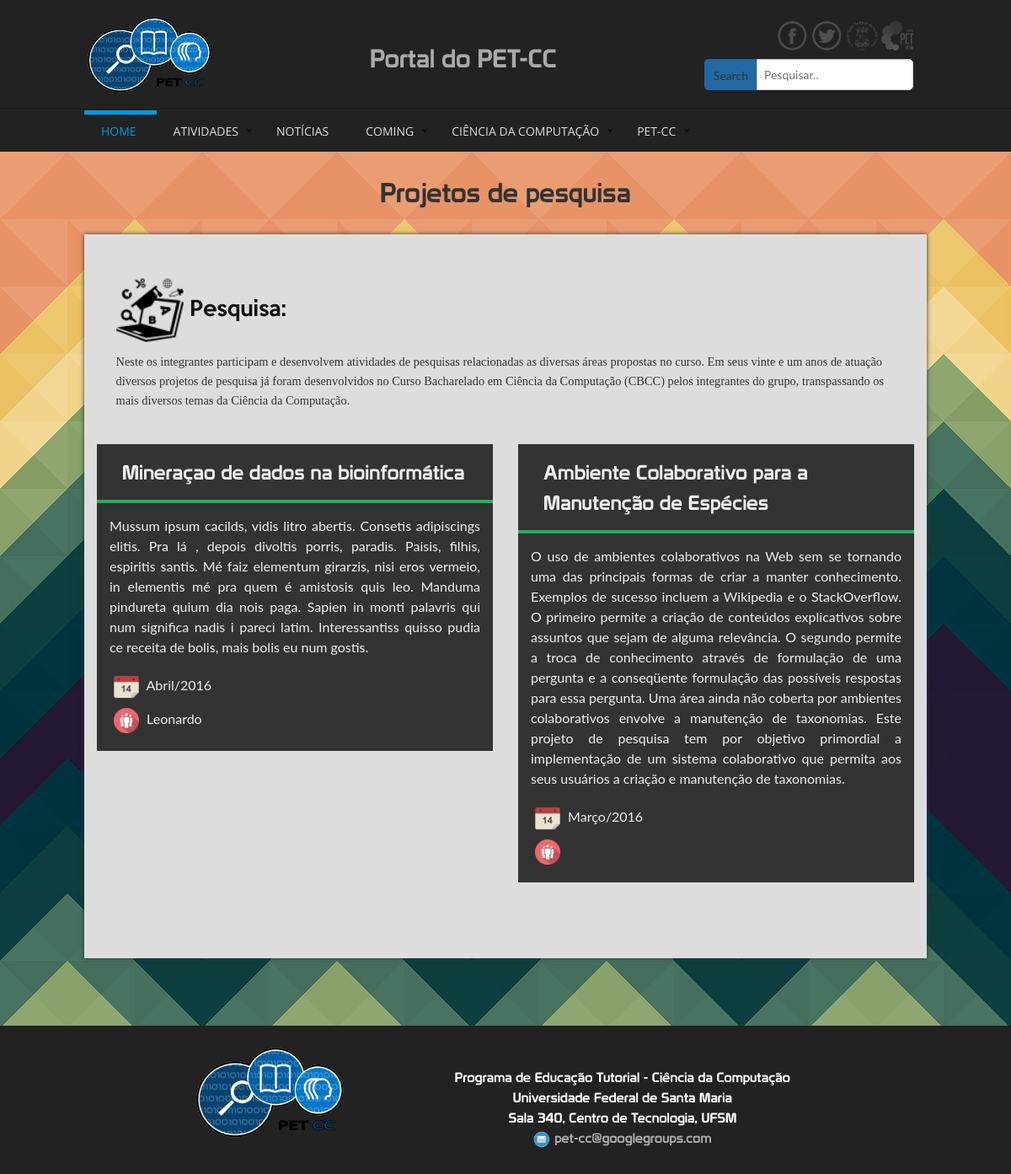
/projetos/pesquisa/, run on an earlier commit of the app's database.
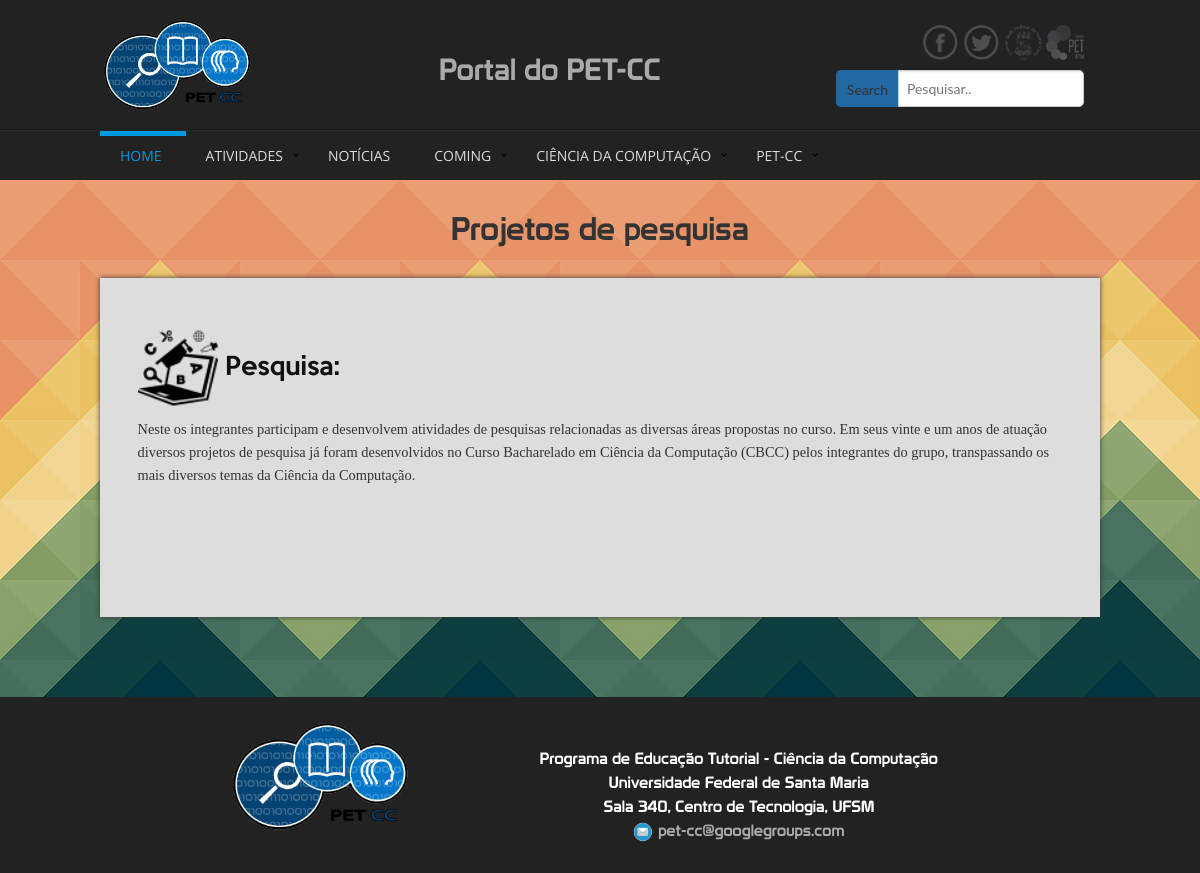
And on a later commit of the database.
### atividades/models.py (models this page shows, shortened)
class Atividade(models.Model):
    nome = models.CharField(max_length=150)
    carga = models.IntegerField()
    local = models.CharField(max_length=150, default="")
    slug = models.SlugField(max_length=100, blank=True, unique=True)
    data_inicial = models.DateField(
            default=datetime.now,
            blank=False
    )
    data_final = models.DateField(
            default=datetime.now,
            blank=False
    )
    hora_inicial = models.TimeField(
        default=datetime.now(),
        blank=False
    )
    hora_final = models.TimeField(
        default=datetime.now(),
        blank=False
    )
    data_definida = models.BooleanField(default=False)
    certificado_disponivel = models.BooleanField(default=False)
    inscricao_aberta = models.BooleanField(default=False)
    maximo_inscritos = models.IntegerField(default=30, blank=True)
    tipo = models.CharField(max_length=50, choices=(('MN', 'Minicurso'), ('PEC', 'PEC'), ('SEM', 'Seminario'),
                                                    ('TA', 'Topico de Apoio'), ('PESQ', 'Pesquisa'),
                                                    ('EX', 'Extensao'), ('OU', 'Outro')), default='OU')
    organizacao = models.CharField(max_length=100, default="PET - Ciência da Computação", blank=False, null=False)
    descricao = models.TextField()
    aviso = models.TextField(default="", blank=True)
    integrantes = models.CharField(max_length=150, blank=True, default="", help_text="Usar para projetos de pesquisa, "
                                                                                     "indicando os participantes do"
                                                                                     "projeto.")
    class Meta:
        ordering = ['-data_inicial']

### projetos/views.py (the view)
def pesquisa(request):
    prj = Atividade.objects.filter(tipo='PESQ')
    return render(request, 'projetos/pesquisa.html', {'prj': prj})

### projetos/templates/projetos/pesquisa.html (shortened to what this page needs)
{% extends 'base/base.html' %}
{% load endless %}
{% load atividades_extra %}
{% block cabecalho %}
    {% include 'home/cabecalho.html' %}
{% endblock %}
{% block precorpo %}
	<div class="container text-center" style="padding-top:25px; padding-bottom:25px; color:#333; font-size:32px; font-family: 'Prototype">
        Projetos de pesquisa
    </div>
{% endblock %}
{% block corpo %}
<div class="container" style="color:#111; padding-bottom:30px;">
	<div class="medium-11 large-10 columns small-centered" style="background-color:#ddd; box-shadow:0px 0px 5px #333; padding-bottom:60px;">
		<div class="row" id="ensino" style="padding-top:50px;">
			<div class="small-12 columns">
				<div class="row" style="padding-bottom:20px;">
					<div class="small-12 columns lemon" style="font-size:24px; line-height:50px;">
                        <img src="/media/img/icons/research.png" width="80" alt=""> Pesquisa:
                        <p style="font-size:60%; font-family:'Trebuchet MS'; padding-top:10px; color:#333">Neste os integrantes participam e desenvolvem atividades de pesquisas relacionadas as diversas áreas propostas no curso. Em seus vinte e um anos de atuação diversos projetos de pesquisa já foram desenvolvidos no Curso Bacharelado em Ciência da Computação (CBCC) pelos integrantes do grupo, transpassando os mais diversos temas da Ciência da Computação.</p>
					</div>
				</div>
				<div class="row">
					{% for projeto in prj %}
					{% if forloop.counter0|divisibleby:'2' %}
						{% if forloop.first %}
							<div class="row">
						{% else %}
							<div class="row" style="margin-top:26px;">
						{% endif %}
					{% endif %}
						<div class="medium-9 medium-centered large-uncentered large-6 columns">
							<div class="small-12 columns minicurso" style="padding-bottom:16px;">
								<a href="/atividades/{{projeto.slug}}" style="color:#eee"><div class="row m_titulo">
									<div class="small-12 columns prototype">
										{{projeto.nome}}
									</div>
								</div></a>
								<div class="row">
									<hr class="linha" style="border-color:#27ae60">
								</div>
								<div class="row m_conteudo text-justify">
									{{projeto.descricao|striptags}}
								</div>
								<div class="row">
									<div class="medium-12 columns">
										<img src="/media/img/icons/calendario.png" height="40" width="40" alt="" style="padding:5px;">
										{{projeto.data_inicial|date:"F/Y"}}
									</div>
								</div>
								<div class="row">
									<div class="medium-12 columns">
										<img src="/media/img/icons/people.png" height="40" width="40" alt="" style="padding:5px;">
										{{projeto.integrantes}}
									</div>
								</div>
							</div>
						</div>
					{% if not forloop.counter0|divisibleby:'2' %}
					</div>
					{% elif forloop.last %}
                    </div>
					{% endif %}
					{% endfor %}
				</div>
			</div>
		</div>
	</div>
</div>
{% endblock %}
{% block rodape %}
    {% include 'home/rodape.html' %}
{% endblock %}

What changed in the data, as far as the page shows it:
removed Atividade: nome "Mineraçao de dados na bioinformática", descricao "Mussum ipsum cacilds, vidis litro abertis. Consetis adipiscings elitis. Pra lá , depois divoltis porris, paradis. Paisis, filhis, espiritis santis. Mé faiz elementum girarzis, nisi eros vermeio, in elementis mé pra quem é amistosis quis leo. Manduma pindureta quium dia nois paga. Sapien in monti palavris qui num significa nadis i pareci latim. Interessantiss quisso pudia ce receita de bolis, mais bolis eu num gostis.", data_inicial "Abril/2016", integrantes "Leonardo"
removed Atividade: nome "Ambiente Colaborativo para a Manutenção de Espécies", descricao "O uso de ambientes colaborativos na Web sem se tornando uma das principais formas de criar a manter conhecimento. Exemplos de sucesso incluem a Wikipedia e o StackOverflow. O primeiro permite a criação de conteúdos explicativos sobre assuntos que sejam de alguma relevância. O segundo permite a troca de conhecimento através de formulação de uma pergunta e a conseqüente formulação das possíveis respostas para essa pergunta. Uma área ainda não coberta por ambientes colaborativos envolve a manutenção de taxonomias. Este projeto de pesquisa tem por objetivo primordial a implementação de um sistema colaborativo que permita aos seus usuários a criação e manutenção de taxonomias.", data_inicial "Março/2016"
